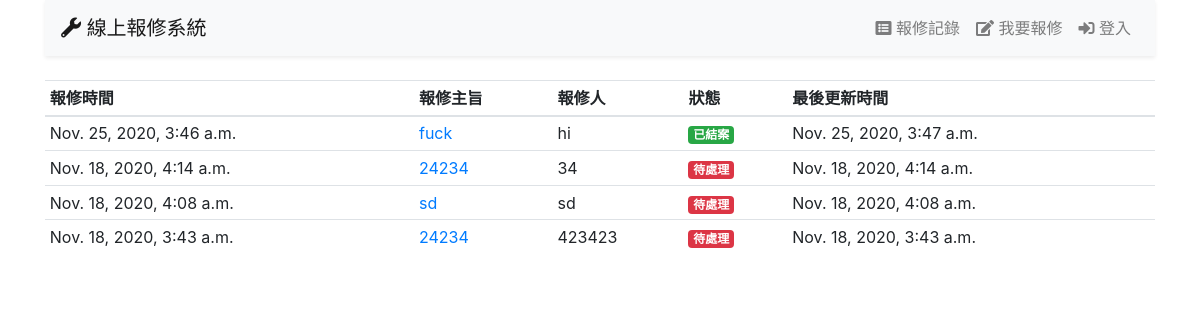
Screenshot of /log/ with the database file from the repository.
### log/models.py (models this page shows, shortened)
class LogItem(models.Model):
  ST_OPTIONS = [
    (0, '待處理'),
    (1, '處理中'),
    (2, '已結案'),
  ]
  subject = models.CharField('報修主旨', max_length=255)
  description = models.TextField('報修內容')
  reporter = models.CharField('報修人', max_length=30)
  phone = models.CharField('聯絡電話', max_length=30)
  ctime = models.DateTimeField('報修時間', auto_now_add=True)
  handler = models.CharField('處理人員', max_length=30)
  status = models.IntegerField(
              '處理進度',
              default=0,
              choices=ST_OPTIONS
           )
  comment = models.TextField('處理說明')
  utime = models.DateTimeField('最後更新時間', auto_now=True)
  picture = models.ImageField('照片', blank=True, null=True)

### log/views.py (the view)
# urls.py: path('', LogList.as_view(), name='log_list'),
class LogList(ListView):
  model = LogItem
  ordering = ['-id']
  paginate_by = 15

### log/templates/log/logitem_list.html (shortened to what this page needs)
{% extends 'base.html' %}
{% block content %}
<table class="table table-sm table-hover">
  <thead>
    <tr>
      <th>報修時間</th>
      <th>報修主旨</th>
      <th>報修人</th>
      <th>狀態</th>
      <th>最後更新時間</th>
    </tr>
  </thead>
  <tbody>
    {% for item in logitem_list %}
    <tr>
      <td>{{ item.ctime }}</td>
      <td>
        <a href="{{ item.id }}">{{ item.subject }}</a>
      </td>
      <td>{{ item.reporter }}</td>
      <td>
        {% if item.status == 0 %}
          <span class="badge badge-danger">
        {% elif item.status == 1 %}
          <span class="badge badge-warning">
        {% else %}
          <span class="badge badge-success">
        {% endif %}
        {{ item.get_status_display }}
        </span>
      </td>
      <td>{{ item.utime }}</td>
    </tr>
    {% endfor %}
  </tbody>
</table>
{% endblock %}

### log/templates/base.html (shortened to what this page needs)
<!doctype html>
<html lang="zh-hant">
  <head>
    <link rel="stylesheet" href="https://stackpath.bootstrapcdn.com/bootstrap/4.1.1/css/bootstrap.min.css">
    <link rel="stylesheet" href="https://use.fontawesome.com/releases/v5.0.13/css/all.css">
  </head>
  <body>
    <div class="container">
      {% include "navbar.html" %}
      {% block content %}{% endblock %}
    </div>
  </body>
</html>

### log/templates/navbar.html (shortened to what this page needs)
<nav class="navbar navbar-expand-sm navbar-light bg-light mb-4 shadow-sm">
  <div class="navbar-brand">
    <i class="fas fa-wrench"></i> 線上報修系統
  </div>
  <div class="collapse navbar-collapse" id="navbarNav">
    <ul class="navbar-nav ml-auto nav-pills">
      <li class="nav-item">
        <a href="{% url 'log_list' %}" class="nav-link">
          <i class="fas fa-list-alt"></i> 報修記錄
        </a>
      </li>
      <li class="nav-item">
        <a href="{% url 'log_create' %}" class="nav-link">
          <i class="fas fa-edit"></i> 我要報修
        </a>
      </li>
      {% if user.is_authenticated %}
        {% if perms.auth.view_user %}
        <li class="nav-item">
          <a href="{% url 'staff_list' %}" class="nav-link">
            <i class="fas fa-users"></i> 行政人員
          </a>
        </li>
        {% endif %}
        <li class="nav-item">
          <a href="{% url 'logout' %}" class="nav-link">
            <i class="fas fa-sign-out-alt"></i> 登出
            {{ user.username }}
          </a>
        </li>
      {% else %}
        <li class="nav-item">
          <a href="{% url 'login' %}" class="nav-link">
            <i class="fas fa-sign-in-alt"></i> 登入
          </a>
        </li>
      {% endif %}
    </ul>
  </div>
</nav>

### rows the page displays
LogItem: ctime "Nov. 25, 2020, 3:46 a.m.", subject "fuck", reporter "hi", status "已結案", utime "Nov. 25, 2020, 3:47 a.m."
LogItem: ctime "Nov. 18, 2020, 4:14 a.m.", subject "24234", reporter "34", status "待處理", utime "Nov. 18, 2020, 4:14 a.m."
LogItem: ctime "Nov. 18, 2020, 4:08 a.m.", subject "sd", reporter "sd", status "待處理", utime "Nov. 18, 2020, 4:08 a.m."
LogItem: ctime "Nov. 18, 2020, 3:43 a.m.", subject "24234", reporter "423423", status "待處理", utime "Nov. 18, 2020, 3:43 a.m."
